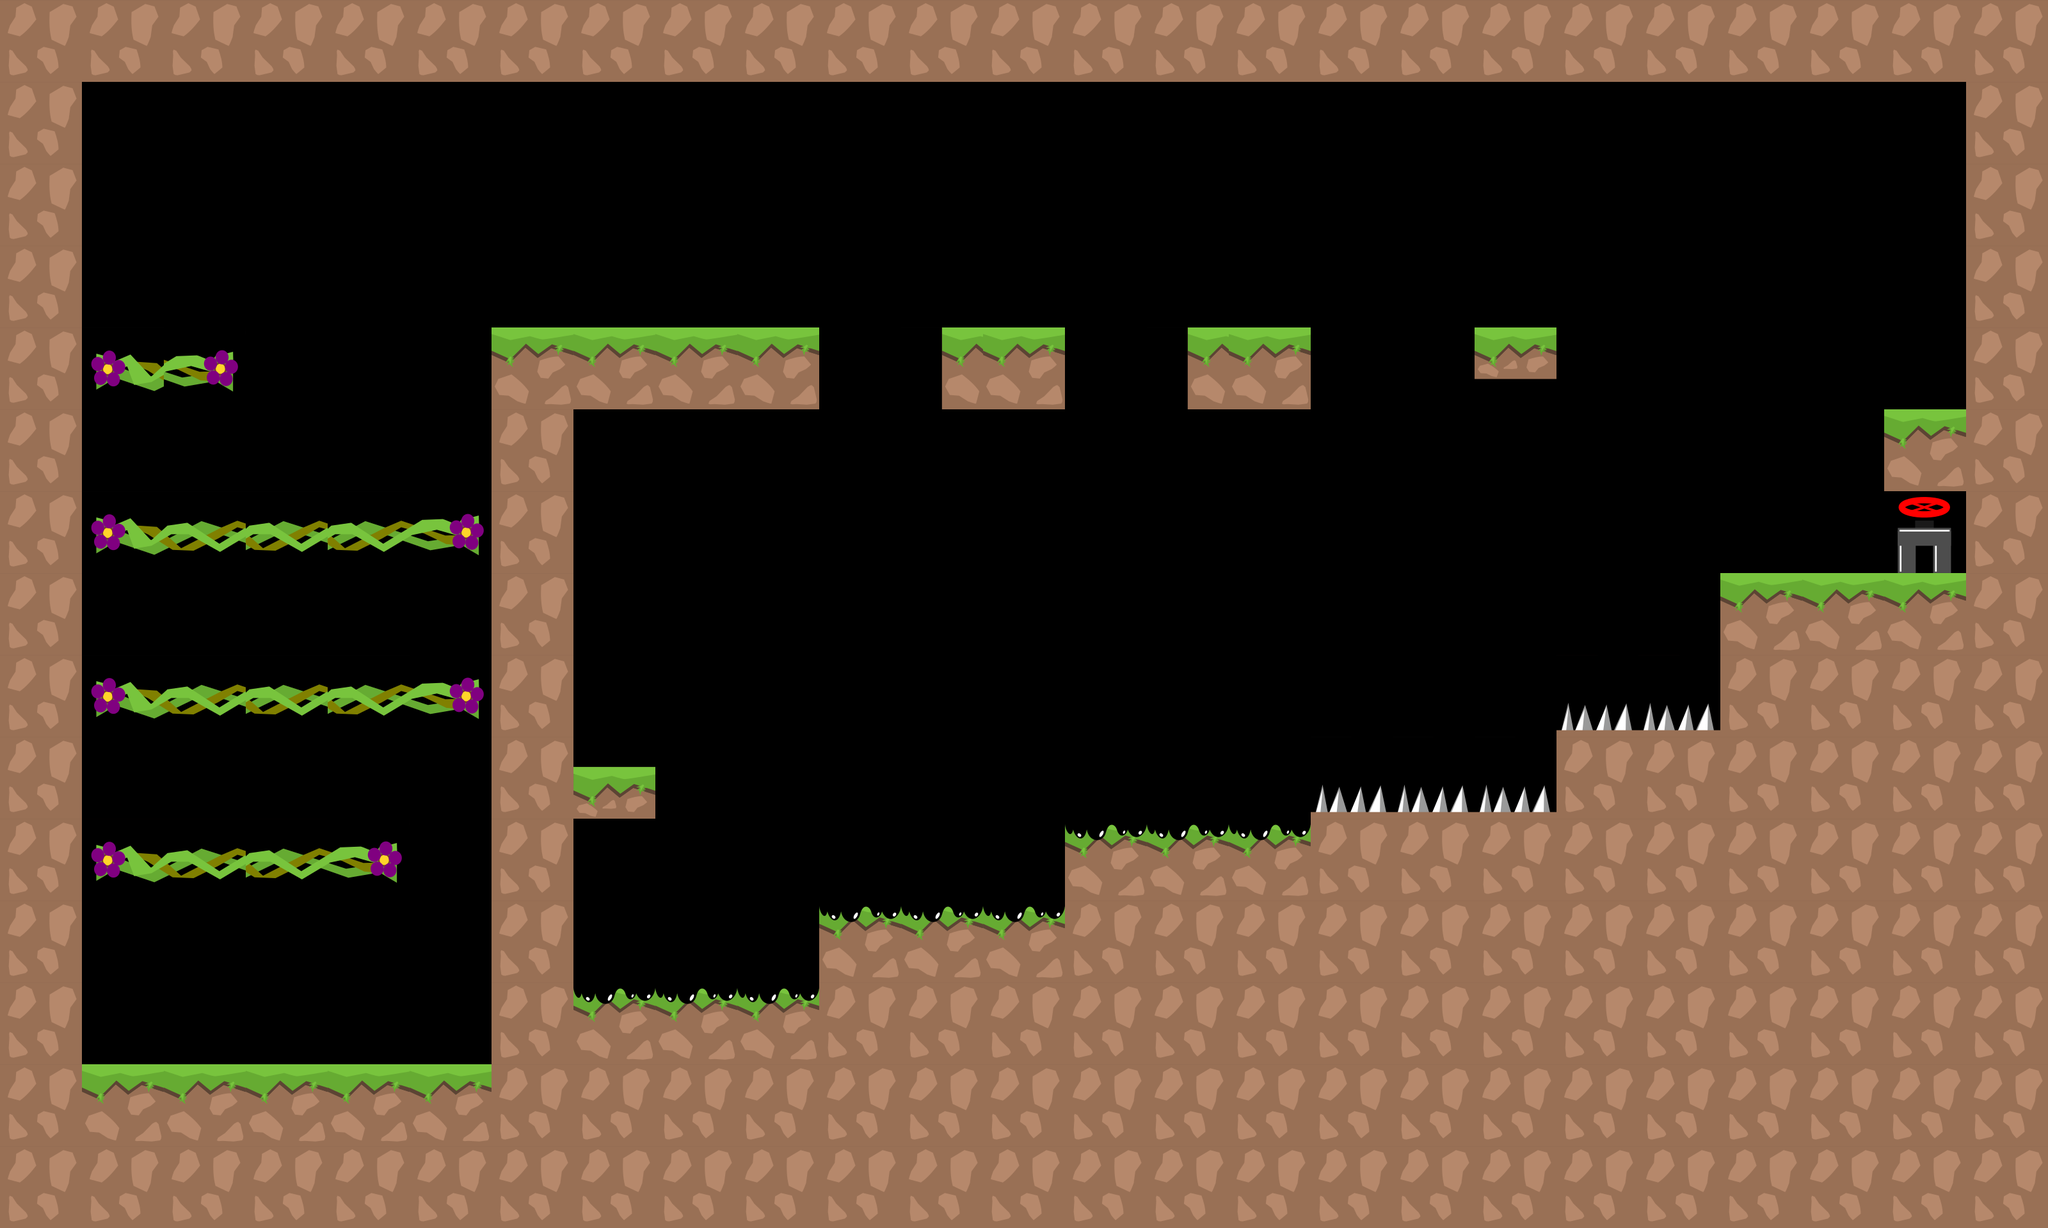

Rendered tile map (Tiled .tmx) drawn with the repository's tilesets; below, a short description and the map source with its tile grids summarised:
An orthogonal 25x15 tile map with 128x128 px tiles, 2 tile layers (graphics, oil), 2 tilesets and 42 objects.

<map version="1.0" tiledversion="1.1.1" orientation="orthogonal" renderorder="right-down" width="25" height="15" tilewidth="128" tileheight="128" infinite="0" nextobjectid="205">
 <tileset firstgid="1" source="tiles_128x128.tsx" />
 <tileset firstgid="37" source="tiles_oil_128x128.tsx" />
 <layer name="graphics" width="25" height="15">
  <data>[375 cells, 193 non-empty, 10 distinct tile ids]</data>
 </layer>
 <layer name="oil" width="25" height="15">
  <data>[375 cells, 9 non-empty, 1 distinct tile ids]</data>
 </layer>
 <objectgroup name="blocks">
  <object id="2" x="3072" y="4" width="112" height="1696" />
  <object id="3" x="64" y="52" width="64" height="1684" />
  <object id="4" x="8" y="4" width="3172" height="120" />
  <object id="127" x="8" y="1664" width="3196" height="248.002" />
  <object id="191" x="766" y="508" width="512" height="128" />
  <object id="192" x="768" y="640" width="128" height="1024" />
  <object id="193" x="1472" y="512" width="192" height="128" />
  <object id="194" x="1855.33" y="512" width="192.667" height="128" />
  <object id="195" x="2293.5" y="512" width="137.5" height="80" />
  <object id="196" x="2944" y="640" width="128" height="128" />
  <object id="197" x="2688" y="896" width="384" height="128" />
  <object id="198" x="2432" y="1105" width="256" height="47" />
  <object id="199" x="2048" y="1235" width="384" height="45" />
  <object id="200" x="1664" y="1281.33" width="384" height="126.667" />
  <object id="201" x="1280" y="1408" width="384" height="128" />
  <object id="202" x="896" y="1536" width="384" height="128" />
  <object id="203" x="897.333" y="1200" width="126.667" height="80" />
 </objectgroup>
 <objectgroup name="switch">
  <object id="160" x="896" y="1072" width="128" height="128" />
 </objectgroup>
 <objectgroup name="levelEndBlock">
  <object id="146" x="2816" y="768" width="128" height="128" />
 </objectgroup>
 <objectgroup name="slope" />
 <objectgroup name="passBlock">
  <object id="104" x="157.622" y="1070.59" width="581.697" height="46" />
  <object id="105" x="165.622" y="817.254" width="571.697" height="46" />
  <object id="165" x="144.289" y="561.254" width="215.697" height="46" />
  <object id="190" x="145.97" y="1327.07" width="465.197" height="46" />
 </objectgroup>
 <objectgroup name="flowers">
  <object id="74" x="256.97" y="672.853" width="69.697" height="69.697">
   <ellipse />
  </object>
  <object id="76" x="285.212" y="308.005" width="69.697" height="69.697">
   <ellipse />
  </object>
  <object id="80" x="2974.8" y="508.853" width="69.697" height="69.697">
   <ellipse />
  </object>
  <object id="83" x="652.489" y="674.671" width="69.697" height="69.697">
   <ellipse />
  </object>
  <object id="112" x="1702.43" y="968.853" width="69.697" height="69.697">
   <ellipse />
  </object>
  <object id="114" x="1228.25" y="1141.22" width="69.697" height="69.697">
   <ellipse />
  </object>
  <object id="141" x="2519.82" y="773.945" width="69.697" height="69.697">
   <ellipse />
  </object>
  <object id="143" x="240.245" y="938.729" width="69.697" height="69.697">
   <ellipse />
  </object>
  <object id="144" x="2127.76" y="876.613" width="69.697" height="69.697">
   <ellipse />
  </object>
 </objectgroup>
 <objectgroup name="end">
  <object id="44" x="2966.4" y="779.153" width="93" height="95">
   <ellipse />
  </object>
 </objectgroup>
 <objectgroup name="pushBlocks">
  <object id="46" x="1633.86" y="377.883" width="124.667" height="124.667" />
  <object id="181" x="1236.89" y="380.913" width="124.667" height="124.667" />
  <object id="182" x="2006.58" y="380.913" width="124.667" height="124.667" />
  <object id="183" x="2382.34" y="380.913" width="124.667" height="124.667" />
 </objectgroup>
 <objectgroup name="damage">
  <object id="185" x="895" y="1532" width="382" height="47" />
  <object id="186" x="1281" y="1404" width="383" height="50" />
  <object id="187" x="1662" y="1276" width="384" height="34" />
  <object id="188" x="2049" y="1217" width="381" height="39" />
  <object id="189" x="2433.33" y="1085.67" width="258" height="31" />
 </objectgroup>
 <objectgroup name="warp_a" />
 <objectgroup name="warp_b" />
</map>
